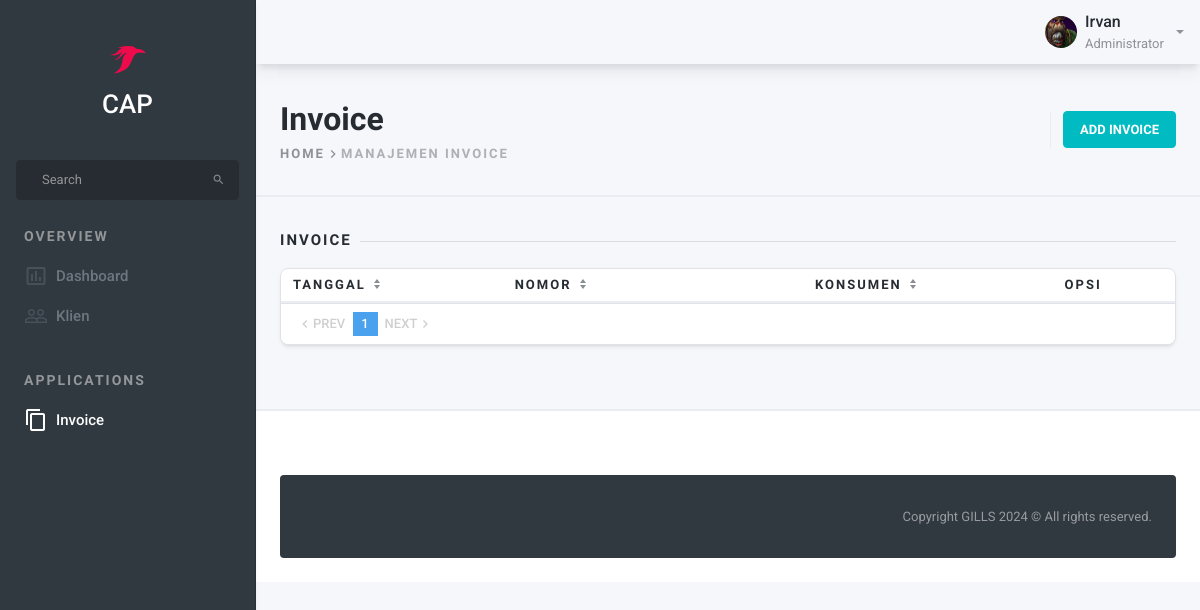
Before: /invoice/ (signed in) with the older database file.
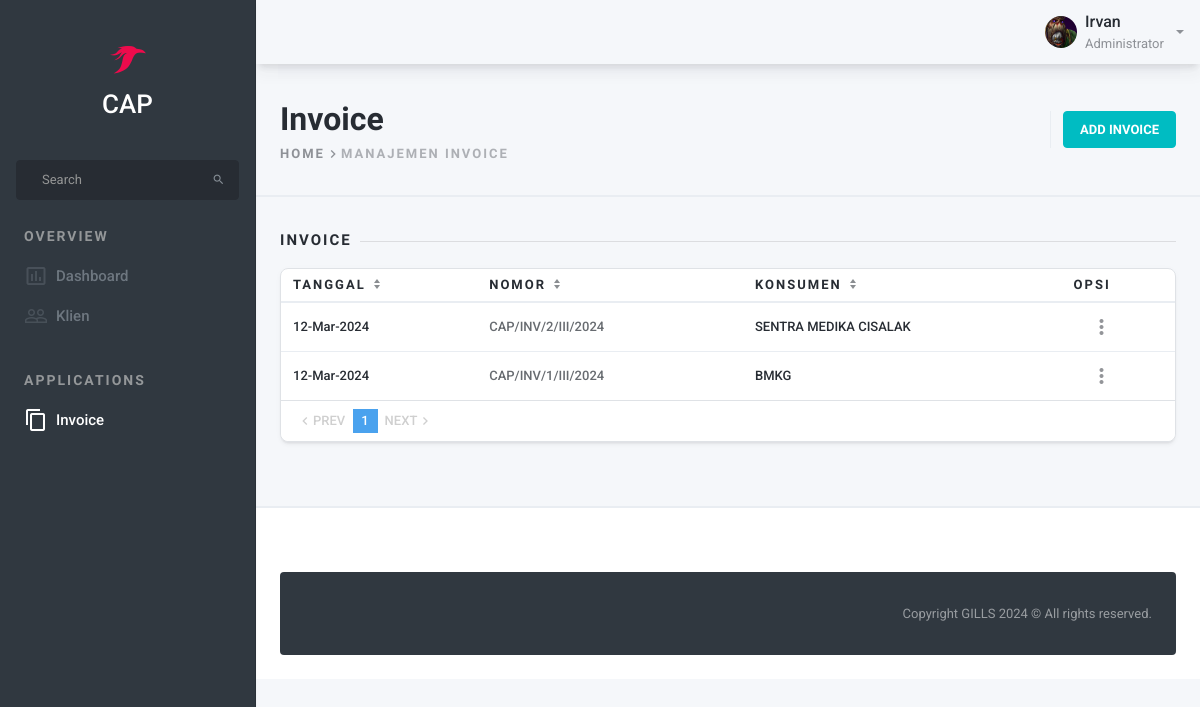
After: the same page with the newer database file.
### INV/models.py (models this page shows, shortened)
class Invoice(models.Model):
    created = models.DateTimeField(auto_now_add=True, auto_now=False)
    updated = models.DateTimeField(auto_now=True, auto_now_add=False)
    nomor = models.CharField(max_length=225, blank=False, null=False)
    nopospk = models.CharField(max_length=225, blank=False, null=False, default="")
    pt = models.ForeignKey(Pt, on_delete=models.CASCADE, related_name='pt_invoice', default="")
    klien = models.ForeignKey(Klien, on_delete=models.CASCADE, related_name='klien_invoice', default="")
    sub_total = models.DecimalField(max_digits=19, decimal_places=2, default=0)
    total = models.DecimalField(max_digits=19, decimal_places=2, default=0)
    pembulatan = models.IntegerField(default=0)
    potongan = models.ManyToManyField(Potongan, related_name='potongan_invoice')
    terbilang = models.CharField(max_length=255, default="")
    revisi = models.IntegerField(default=0) ###
    created_by = models.ForeignKey(Pengguna, on_delete=models.CASCADE, related_name='invoice_created_by') # created_by
    edited_by = models.ForeignKey(Pengguna, on_delete=models.CASCADE, related_name='invoice_edited_by', blank=True, null=True, default="") # latest edited_by
    notes = models.TextField(default="")
    proyek = models.CharField(max_length=225, blank=False, null=False, default="")
    status = models.BooleanField(default=False) # False = Pending/Rejected, True = Finished/Approved

### MainApp/models.py (models this page shows)
class Klien(models.Model):
    klien = models.CharField(max_length=225, blank=False, null=False)
    kode = models.CharField(max_length=30, blank=False, null=False, unique=True)
    alamat = models.TextField(default="", blank=True, null=True)
    telp = models.CharField(max_length=15, default="", blank=True, null=True)
    email = models.EmailField(max_length=125, blank=True, null=True, default="")
    cp = models.CharField(max_length=65, blank=True, null=True)
    def __str__(self):
        return self.klien

### INV/views.py (the view, shortened to what this page needs)
# urls.py: path('invoice/', invoice_management, name='invoice'),
@login_required
def invoice_management(request, pk=None, tipe_req=None):
    user = request.user
    title = 'Manajemen Invoice'
    status_pengguna = cek_status_pengguna(user)
    kods = list([i.kode for i in user.user_pengguna.pt.all()])
    data_list = Invoice.objects.filter(pt__kode__in=kods).order_by('-id')
    query = request.GET.get('q')
    if query:
        data_list = data_list.filter(
            Q(nomor__icontains=query) |
            Q(klien__klien__icontains=query)
        ).distinct()
    paginator = Paginator(data_list, 15)
    page = request.GET.get('page')
    data_list = paginator.get_page(page)
    context = {
        'user': user,
        'title': title,
        'data_list': data_list,
        'bredcum': 'Manajemen Invoice',
        'bredcum_head': 'Invoice',
        'invoice_page': True,
        'query': query,
    }
    context.update(status_pengguna)
    if tipe_req == 'add':
        context.update({'klien_list': Klien.objects.all().order_by('-pk')})
        return render(request, 'INV/inv_post.html', context)
    elif tipe_req == 'update':
        instance = get_object_or_404(Invoice, pk=pk)
        context.update({'instance': instance})
        context.update({'no_inv': instance.nomor.split('/')[2]})
        return render(request, 'INV/inv_post.html', context)
    return render(request, 'INV/inv.html', context)

### templates/INV/inv.html (shortened to what this page needs)
{% extends 'MainApp/base.html' %}
{% load static %}
{% block add_data %}
<div class="row" role="tablist">
    <div class="col-auto border-left">
        <a href="{% url 'MainApp:invoice_add' %}" class="btn btn-accent">Add Invoice</a>
    </div>
</div>
{% endblock add_data %}
{% block content %}
<div class="page-separator">
    <div class="page-separator__text">Invoice</div>
</div>
<div class="card mb-lg-32pt">
    <div class="table-responsive" data-toggle="lists" data-lists-sort-by="js-lists-values-date"
        data-lists-sort-desc="true"
        data-lists-values='["js-lists-values-tgl", "js-lists-values-nomor", "js-lists-values-konsumen"]'>
        <table class="table mb-0 thead-border-top-0 table-nowrap">
            <thead>
                <tr>
                    <th style="width: 48px;">
                        <a href="javascript:void(0)" class="sort" data-sort="js-lists-values-tgl">Tanggal</a>
                    </th>
                    <th style="width: 150px;">
                        <a href="javascript:void(0)" class="sort" data-sort="js-lists-values-nomor">Nomor</a>
                    </th>
                    <th style="width: 48px;">
                        <a href="javascript:void(0)" class="sort" data-sort="js-lists-values-konsumen">Konsumen</a>
                    </th>
                    <th style="width: 20px;">
                        Opsi
                    </th>
                </tr>
            </thead>
            <tbody class="list" id="klien">
                {% for i in data_list %}
                <tr>
                    <td>
                        <div class="media flex-nowrap align-items-center" style="white-space: nowrap;">
                            <div class="media-body">
                                <div class="d-flex align-items-center">
                                    <div class="flex d-flex flex-column">
                                        <p class="mb-0"><strong class="js-lists-values-tgl">{{ i.created|date:"d-M-Y" }}</strong></p>
                                    </div>
                                </div>
                            </div>
                        </div>
                    </td>
                    <td>
                        <div class="media flex-nowrap align-items-center" style="white-space: nowrap;">
                            <div class="media-body">
                                <div class="d-flex align-items-center">
                                    <div class="flex d-flex flex-column">
                                        <p class="mb-0"><strong class="js-lists-values-nomor"><a href="{% url 'MainApp:invoice_update' pk=i.pk %}">{{ i.nomor }}</strong></a></p>
                                    </div>
                                </div>
                            </div>
                        </div>
                    </td>
                    <td>
                        <div class="media flex-nowrap align-items-center" style="white-space: nowrap;">
                            <div class="media-body">
                                <div class="d-flex align-items-center">
                                    <div class="flex d-flex flex-column">
                                        <p class="mb-0"><strong class="js-lists-values-konsumen">{{ i.klien }}</strong></p>
                                    </div>
                                </div>
                            </div>
                        </div>
                    </td>
                    <td>
                        <div class="media flex-nowrap align-items-center" style="white-space: nowrap;">
                            <div class="media-body">
                                <div class="d-flex align-items-center">
                                    <div class="nav-item ml-16pt dropdown dropdown-notifications">
                                        <button class="nav-link btn-flush dropdown-toggle"
                                                type="button"
                                                data-toggle="dropdown"
                                                data-dropdown-disable-document-scroll
                                                data-caret="false">
                                            <i class="material-icons icon-24pt">more_vert</i>
                                        </button>
                                    </div>
                                </div>
                            </div>
                        </div>
                    </td>
                </tr>
                {% endfor %}
            </tbody>
        </table>
    </div>
    <div class="card-footer p-8pt">
        <ul class="pagination justify-content-start pagination-xsm m-0">
            {% if data_list.has_previous %}
                <li class="page-item">
                    <a class="page-link" href="?page={{ data_list.previous_page_number }}" aria-label="Previous">
                        <span aria-hidden="true" class="material-icons">chevron_left</span>
                        <span>Prev</span>
                    </a>
                </li>
            {% else %}
                <li class="page-item disabled">
                    <a class="page-link" href="#" aria-label="Previous">
                        <span aria-hidden="true" class="material-icons">chevron_left</span>
                        <span>Prev</span>
                    </a>
                </li>
            {% endif %}
            {% for i in data_list.paginator.page_range %}
                {% if data_list.number == i %}
                    <li class="page-item active">
                        <a class="page-link" href="#" aria-label="Page">
                            <span>{{ i }}</span>
                        </a>
                    </li>
                {% elif i > data_list.number|add:'-5' and i < data_list.number|add:'5' %}
                    <li class="page-item">
                        <a class="page-link" href="?page={{ i }}" aria-label="Page">
                            <span>{{ i }}</span>
                        </a>
                    </li>
                {% endif %}
            {% endfor %}
            {% if data_list.has_next %}
                <li class="page-item">
                    <a class="page-link" href="?page={{ data_list.next_page_number }}" aria-label="Next">
                        <span>Next</span>
                        <span aria-hidden="true" class="material-icons">chevron_right</span>
                    </a>
                </li>
            {% else %}
                <li class="page-item disabled">
                    <a class="page-link" href="#" aria-label="Next">
                        <span>Next</span>
                        <span aria-hidden="true" class="material-icons">chevron_right</span>
                    </a>
                </li>
            {% endif %}
        </ul>
    </div>
</div>
{% endblock content %}

### templates/MainApp/navbar.html (shortened to what this page needs)
{% load static %}
<div class="navbar navbar-expand navbar-shadow px-0  pl-lg-16pt navbar-light bg-body" id="default-navbar" data-primary>
    <div class="nav navbar-nav flex-nowrap d-flex ml-0 mr-16pt">
        <div class="nav-item dropdown d-none d-sm-flex">
            <a href="#" class="nav-link d-flex align-items-center dropdown-toggle" data-toggle="dropdown">
                <img width="32" height="32" class="rounded-circle mr-8pt"
                    src="{% static 'assets/images/gondar.jpeg' %}" alt="account" />
                <span class="flex d-flex flex-column mr-8pt">
                    <span class="navbar-text-100">{{ user.first_name }}</span>
                    <small class="navbar-text-50">Administrator</small>
                </span>
            </a>
        </div>
    </div>
</div>

Changed rows visible on the page:
added Invoice: created "12-Mar-2024", nomor "CAP/INV/2/III/2024", klien "SENTRA MEDIKA CISALAK"
added Invoice: created "12-Mar-2024", nomor "CAP/INV/1/III/2024", klien "BMKG"
